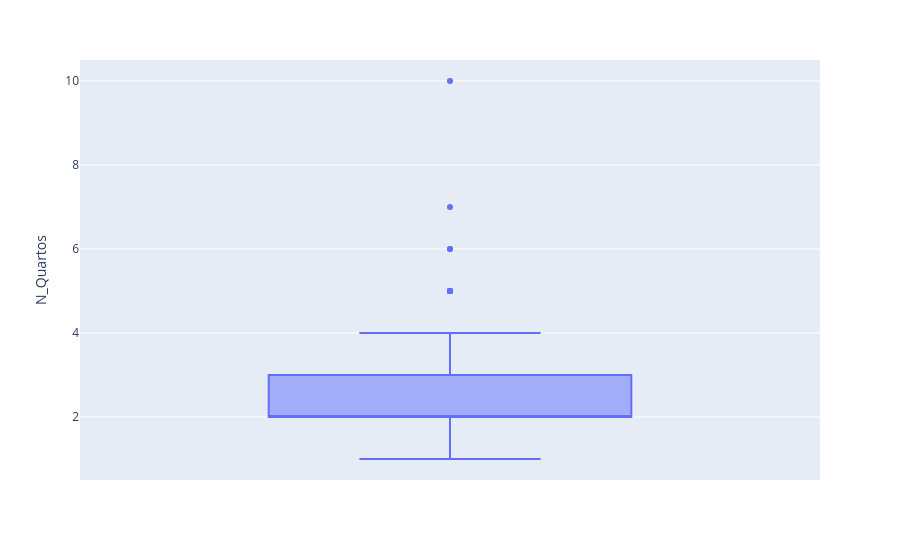

The cell this chart's notebook holds for it:
### Code cell
#BOXPLOT interativo para verificar valores discrepantes.
fig = px.box(df, y="N_Quartos")
fig.show()

### Figure 1 — Plotly figure (JSON) as saved in the notebook; plotly's stock layout.template omitted (floating-point values rounded to 4 significant figures; data arrays with more than 128 entries replaced by an {"elided": "..."} marker saying what was removed)
{"data": [{"alignmentgroup": "True", "hovertemplate": "N_Quartos=%{y}<extra></extra>", "legendgroup": "", "marker": {"color": "#636efa"}, "name": "", "notched": false, "offsetgroup": "", "orientation": "v", "showlegend": false, "type": "box", "x0": " ", "xaxis": "x", "y": {"elided": "7203 int values"}, "y0": " ", "yaxis": "y"}], "layout": {"boxmode": "group", "legend": {"tracegroupgap": 0}, "margin": {"t": 60}, "xaxis": {"anchor": "y", "domain": [0, 1]}, "yaxis": {"anchor": "x", "domain": [0, 1], "title": {"text": "N_Quartos"}}}}
